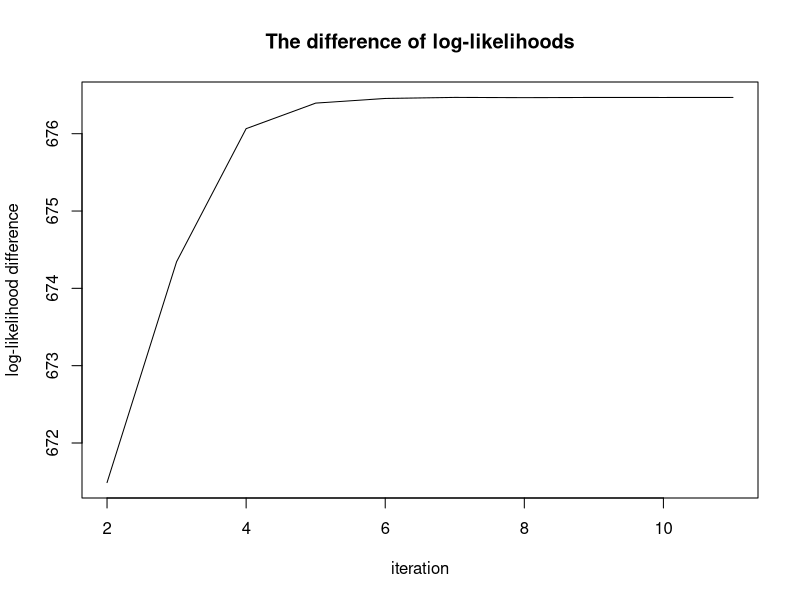

The R script that drew this image:
## ---- chunk 1
Eloglike <- function(p = p_t, q = q_t) 
    -(2*nOO*log(1-p-q) + nA.*log(p*(1-p-q)) + nB.*log(q*(1-p-q)) + nAB*log(p*q) + (p_t)/(p_t+2*r_t)*nA.*log(p/(1-p-q)) +   (q_t)/(q_t+2*r_t)*nB.*log(q/(1-p-q)))
likelihood <- function(p_t1, q_t1, r_t1, p_t, q_t, r_t)
  log(((p_t1/p_t)^2+2*(p_t1/p_t)*(r_t1/r_t))^nA. * ((q_t1/q_t)^2+2*(q_t1/q_t)*(r_t1/r_t))^nB. * ((r_t1/r_t)^2)^nOO * (2*(p_t1/p_t)*(q_t1/q_t))^nAB) 

library(stats4)
nA. <- 444
nB. <- 132
nOO <- 361
nAB <- 63
N <- 10000
p_t <- q_t <- r_t <- 1/3
eps <- .Machine$double.eps^.5
likelihood_o <- numeric(N)
for (i in 1:N)
{
  fit <- mle(Eloglike)
  p_t1 <- fit@coef[["p"]]
  q_t1 <- fit@coef[["q"]]
  r_t1 <- 1 - p_t1 - q_t1
  likelihood_o[i] <- likelihood(p_t1, q_t1, r_t1, p_t, q_t, r_t)
  res <- sum(abs(c(p_t1, q_t1, r_t1)-c(p_t, q_t, r_t)) / c(p_t, q_t, r_t))
  if (res < eps)
    break
  p_t <- p_t1
  q_t <- q_t1
  r_t <- r_t1
}
print(list("p" = p_t1, "q" = q_t1, "iterations" = i, "res" = res))
plot(2:i, likelihood_o[2:i], type = "l", xlab = "iteration", ylab = "log-likelihood difference", main = "The difference of log-likelihoods")
## ---- chunk 2
data(mtcars)
formulas <- list(
mpg ~ disp,
mpg ~ I(1 / disp),
mpg ~ disp + wt,
mpg ~ I(1 / disp) + wt
)
# for loops
for (i in formulas)
{
  model <- lm(i, data = mtcars)
  print(summary(model))
}
# lapply
lm4 <- lapply(formulas, function(f) lm(f, data = mtcars))
print(lm4)
## ---- chunk 3
set.seed(3)
random <- replicate(100, list(rpois(10, 10), rpois(7, 10)))
locs <- 1:100
p <- sapply(locs, function(i) t.test(random[[2*i-1]], random[[2*i]])$p.value)
print(p)
## ---- chunk 4
data(mtcars)
std <- function(x, x_bar) sum((x-x_bar)^2) / (length(x)-1)
mapva <- function(x)
{
  m <- vapply(x, mean, numeric(1))
  vapply(Map(std, x, m), unlist, numeric(1))
}
mapva(mtcars)
